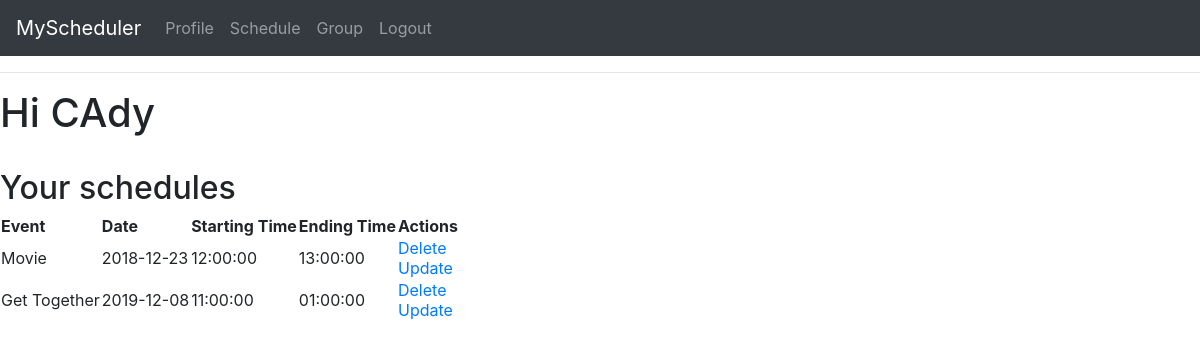
The page /userpage/CAdy (signed in) on the database its author committed.
### app/models.py (models this page shows, shortened)
class User(UserMixin,db.Model):
    id=db.Column(db.Integer,primary_key=True)
    username = db.Column(db.String(64), index=True, unique=True)
    email = db.Column(db.String(128), index=True, unique=True)
    password_hash = db.Column(db.String(128))
    events = db.relationship('Event', backref='user', lazy = 'dynamic')

class Event(db.Model):
    id = db.Column(db.Integer, primary_key=True)
    event_name = db.Column(db.String(128))
    event_date = db.Column(db.DateTime)
    event_timeEnd = db.Column(db.DateTime)
    event_timeStart=db.Column(db.DateTime)
    user_id = db.Column(db.Integer, db.ForeignKey('user.id'))

### app/routes.py (the view)
@app.route('/userpage/<username>')
@login_required
def userpage(username):
    user=User.query.filter_by(username=username).first_or_404()
    e= Event.query.filter_by(user_id=user.id).all()
    return render_template('userpage.html',user=user, title= 'Profile',e=e)

### app/models.py (called while the page is built)
@login.user_loader
def load_user(id):
    return User.query.get(int(id))

### app/templates/userpage.html
{% extends "base.html" %}
{% block content %}
    <h1>Hi {{user.username}} </h1>
	<br><h2> Your schedules <h2>
<p>
	<table>
        <tr>
            <th> Event </th>
            <th> Date </th>
            <th> Starting Time </th>
			<th> Ending Time </th>
			<th> Actions </th>
        </tr>
        {% for data in e %}
            <tr>
                <td>{{ data.event_name }}</td>
                <td>{{ data.event_date.date() }}</td>
				<td>{{ data.event_timeStart.time() }}</td>
				<td>{{ data.event_timeEnd.time() }}</td>
                <td>
                    <a href="/delete/{{data.id}}">Delete</a>
                    <br>
                    <a href="/edit/{{data.id}}">Update</a>
                </td>
            </tr>
        {% endfor %}
    </table>
	</p>
{% endblock %}:

### rows shown on the page
User: username "CAdy"
Event: event_name "Movie", event_date "2018-12-23", event_timeStart.time "12:00:00", event_timeEnd.time "13:00:00"
Event: event_name "Get Together", event_date "2019-12-08", event_timeStart.time "11:00:00", event_timeEnd.time "01:00:00"
